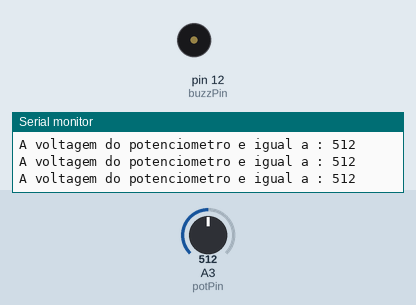
Simulated run of this sketch. Board: Arduino Uno, built with avr-gcc and run on an emulated ATmega328P. Parts: buzzer (waves = sounding, pin HIGH), the last lines printed to the serial monitor. The test bench sets the inputs (shaded band); at power-on: A3 (potPin) = 512.

Above: at 1.2 s.
1.3 s: A3 (potPin) set to 987
2.8 s: A3 (potPin) set to 1010
At 4.0 s:
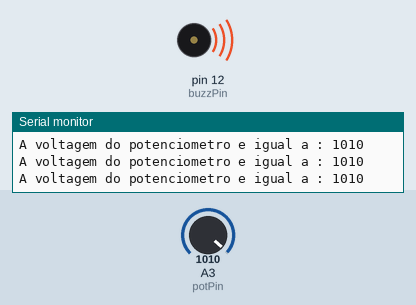
4.3 s: A3 (potPin) set to 0
At 5.2 s:
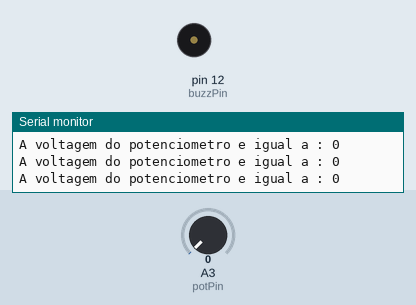
6.4 s: A3 (potPin) set to 1023
At 6.9 s:
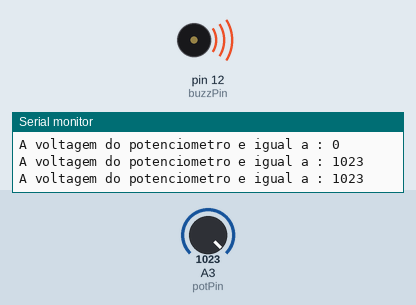
Timing chart, 0 to 8.9 s (numbered marks = the images above; inputs shaded):
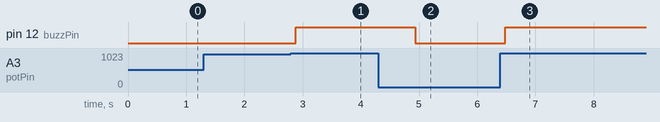

The sketch:

avaliacao_buzzerwarning1.ino
```cpp
int buzzPin = 12;
int potPin = A3;
int potVal;
String msg ="A voltagem do potenciometro e igual a : ";
int dt = 500;
void setup()
{
 Serial.begin(9600);
 pinMode(buzzPin, OUTPUT);
 pinMode(potPin, INPUT);
}

void loop()
{
	potVal = analogRead(potPin);
  	Serial.print(msg);
  	Serial.println(potVal);
  	while(potVal >= 1000){
      digitalWrite(buzzPin, HIGH);
      potVal = analogRead(potPin);
      Serial.print(msg);
      Serial.println(potVal);
      delay(dt);
  }
  digitalWrite(buzzPin, LOW);
}
```

Measured:
- the behaviour switches between 999 and 1000 on A3 (potPin) (found by bisection; images 0 and 1)
- after the input at 2.8 s, pin 12 (buzzPin): LOW → HIGH after 0.08 s
- after the input at 4.3 s, pin 12 (buzzPin): HIGH → LOW after 0.63 s
- after the input at 6.4 s, pin 12 (buzzPin): LOW → HIGH after 0.08 s
